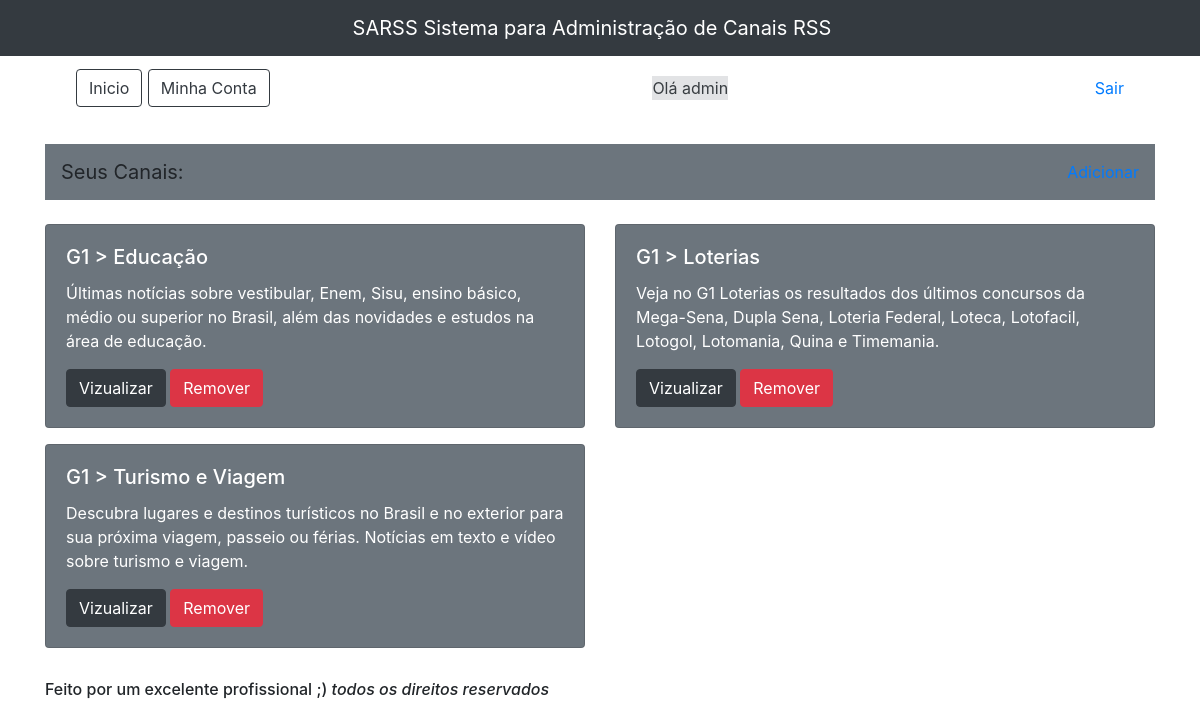
The app's page / (signed in) with its own data.
### core/models.py (models this page shows, shortened)
class Feed(models.Model):
    title = models.CharField(max_length=1000)
    link = models.TextField()
    subtitle = models.TextField()
    data_criacao = models.DateTimeField(auto_now=True)
    usuario = models.ForeignKey(User, on_delete=models.CASCADE)
    class Meta:
        db_table = 'feed'  # nome da tabela no BD
    def __str__(self):
        return self.title

### core/views.py (the view)
# urls.py: path('', views.home, name='home'),
@login_required(login_url='/login/')
def home(request):
    dados = {}
    dados["feeds"] = buscar_feeds_usuario(request.user.id)
    return render(request, 'home.html', dados)

### core/views.py (called while the page is built)
def buscar_feeds_usuario(user_id):
    usuario = User.objects.get(id=user_id)
    feeds = Feed.objects.filter(usuario=usuario)
    print(feeds)
    return feeds

### core/templates/home.html
{% extends "estrutura/estrutura_interna.html" %}
{% block content %}
{% include "estrutura/menu_feeds.html" %}
{% include "estrutura/estrutura_cards.html" %}
{% endblock %}

### core/templates/estrutura/estrutura_interna.html
{% include "estrutura/cabecalho.html" %}
{% include "estrutura/logo.html" %}
<div class ="container">
{% include "estrutura/Menu.html" %}
{% block content %} {% endblock %}
{% include "estrutura/footer.html" %}
</div>

### core/templates/estrutura/cabecalho.html (shortened to what this page needs)
<!DOCTYPE html>
<html lang="pt-br">
<head>
    <link rel="stylesheet" href="https://maxcdn.bootstrapcdn.com/bootstrap/4.0.0/css/bootstrap.min.css">
</head>

### core/templates/estrutura/logo.html
    <nav class="navbar navbar-dark bg-dark justify-content-center">
      <a class="navbar-brand" href="#">
          <div width="30" height="30" class="d-inline-block align-top"> SARSS</div>
        Sistema para Administração de Canais RSS
      </a>
    </nav>

### core/templates/estrutura/Menu.html
<div class="container">
<nav class="navbar justify-content-between">
<div  class="navbar-brand">
    <a href="{% url 'home' %}"><button type="button" class="btn btn-outline-dark">
        Inicio
    </button></a>
    <a href="/minha-conta"><button type="button" class="btn btn-outline-dark">
        Minha Conta
    </button> </a>
</div>
    <div class="alert-secondary ">Olá {{ user.username }}</div>
    <a href="{% url 'logout' %}" class="my-2 my-sm-0">
        Sair
     </a>
</nav>
</div>
<br>

### core/templates/estrutura/menu_feeds.html (shortened to what this page needs)
{% load static %}
    <nav class="navbar navbar-secondary bg-secondary justify-content-between">
      <div class="navbar-brand" href="#">
        Seus Canais:
      </div>
        <a href="{% url 'register_feed' %}">
        </a>
    </nav>
    <br>

### core/templates/estrutura/estrutura_cards.html
<div class="row">
    {% for feed in feeds %}
        {% include "estrutura/card_feed.html" %}
    {% endfor %}
</div>

### core/templates/estrutura/card_feed.html
<div class="col-sm-6" title="{{ feed.link }}">
    <div class="card text-white bg-secondary mb-3">
      <div class="card-body">
        <h5 class="card-title">{{ feed.title }}</h5>
        <p class="card-text">{{ feed.subtitle }}</p>
        <a href="feed/visualizar/{{ feed.id }}" class="btn btn-dark">Vizualizar</a> <a href="feed/delete/{{ feed.id }}" class="btn btn-danger">Remover</a>
      </div>
    </div>
</div>

### core/templates/estrutura/footer.html (shortened to what this page needs)
<p><h6>Feito por um excelente profissional ;) <i>todos os direitos reservados</i></h6></p>

### records on screen
Feed: title "G1 > Educação", subtitle "Últimas notícias sobre vestibular, Enem, Sisu, ensino básico, médio ou superior no Brasil, além das novidades e estudos na área de educação."
Feed: title "G1 > Loterias", subtitle "Veja no G1 Loterias os resultados dos últimos concursos da Mega-Sena, Dupla Sena, Loteria Federal, Loteca, Lotofacil, Lotogol, Lotomania, Quina e Timemania."
Feed: title "G1 > Turismo e Viagem", subtitle "Descubra lugares e destinos turísticos no Brasil e no exterior para sua próxima viagem, passeio ou férias. Notícias em texto e vídeo sobre turismo e viagem."

### other values on screen
{{ user.username }} "admin"
